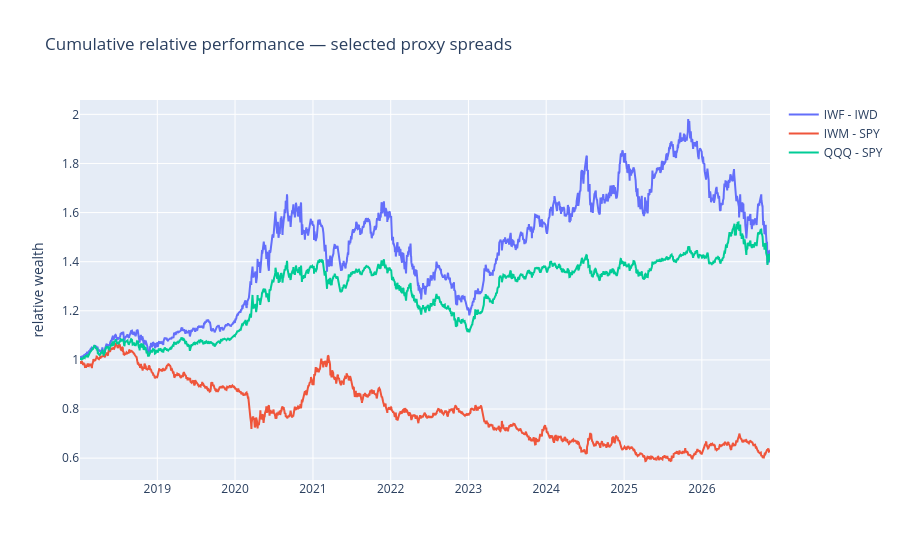

Notebook source saved alongside this figure:
### Code cell
figure = go.Figure()
for label in ("IWF - IWD", "IWM - SPY", "QQQ - SPY"):
    figure.add_scatter(x=relative_performance["date"], y=relative_performance[label], mode="lines", name=label)

figure.update_layout(
    title="Cumulative relative performance — selected proxy spreads",
    yaxis_title="relative wealth",
    legend_title_text="",
)
figure.show()

### Figure 1 — Plotly figure (JSON) as saved in the notebook; plotly's stock layout.template omitted (floating-point values rounded to 4 significant figures; data arrays with more than 128 entries replaced by an {"elided": "..."} marker saying what was removed)
{"data": [{"mode": "lines", "name": "IWF - IWD", "type": "scatter", "x": {"elided": "2231 str values"}, "y": {"elided": "2231 float values"}}, {"mode": "lines", "name": "IWM - SPY", "type": "scatter", "x": {"elided": "2231 str values"}, "y": {"elided": "2231 float values"}}, {"mode": "lines", "name": "QQQ - SPY", "type": "scatter", "x": {"elided": "2231 str values"}, "y": {"elided": "2231 float values"}}], "layout": {"legend": {"title": {"text": ""}}, "title": {"text": "Cumulative relative performance — selected proxy spreads"}, "yaxis": {"title": {"text": "relative wealth"}}}}
